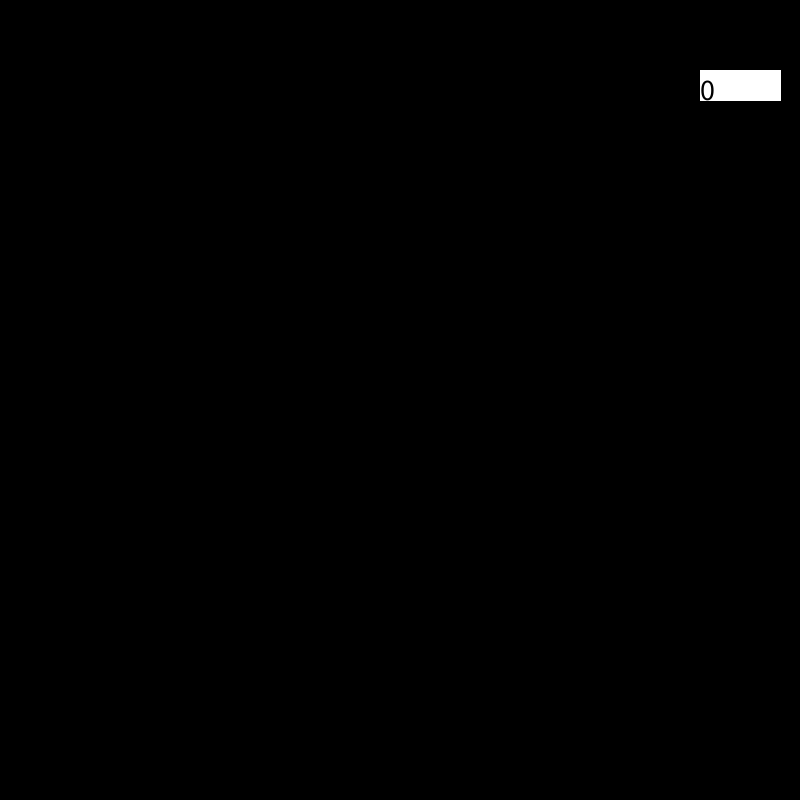
Frame 1 (no input)
Frame 60 (the mouse pressed at the canvas centre just before this capture): identical to frame 1, image omitted
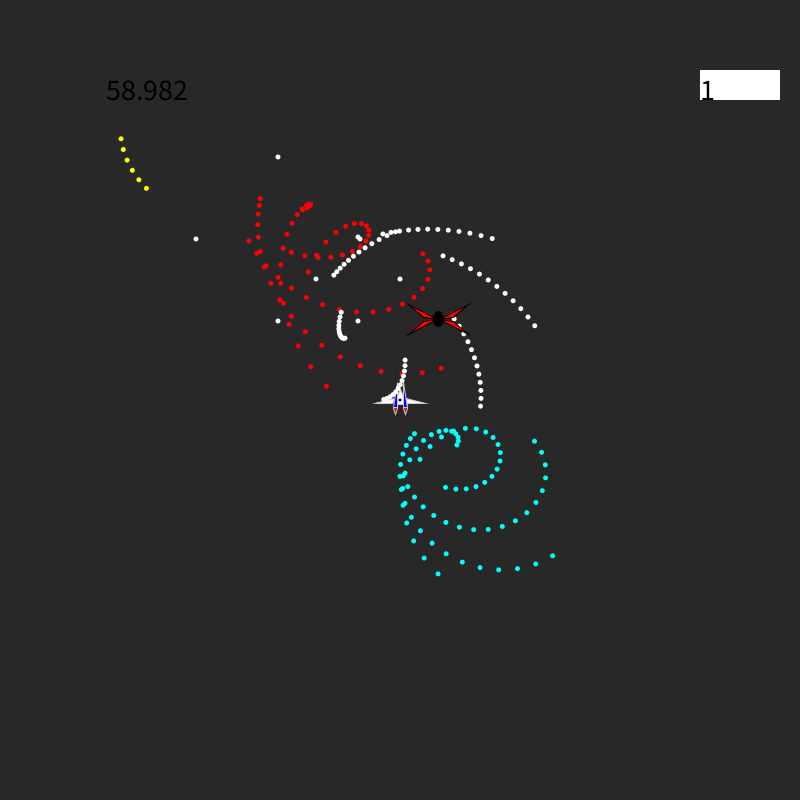
Frame 120 (the mouse held since frame 60 and released just before this capture)

The Processing sketch that drew these frames (run headless with seeded random() and noise(); from frame 60 on, the mouse is pressed at the canvas centre):

// Processing sketch: sketch_danmaku
// ── sketch_danmaku.pde
float bx = 200;
float by = 200;
float bxx = 2;
float byy = 1;

ArrayList zn = new ArrayList();

int time = 0;

float x = 400;
float y = 400;
float xx = 10;
float yy = 0;

void setup()
{
  size(800, 800);
  background(0);
  noCursor();
  stroke(255);
}

void draw()
{
  if (time != 0)
  {
    time++;
    background(40);
    if (bx < 200 || bx > 600)
    {
      byy = bxx;
      bx -= bxx * 2;
      bxx = 0;
    }
    if (by < 200 || by > 600)
    {
      bxx = -byy;
      by -= byy * 2;
      byy = 0;
    }
    bx += bxx;
    by += byy;
    
    s1(bx, by, 270, time % 20, 4, 1, 6, 2);
    s2(100, 100, time, ((time / 18) % 8) % 5, 4, 12, 0, 8, -3, 50, bx, by);
    s2(bx, by, time, (time / 18) % 5, 4, 12, 3, 8, -3, 50, mouseX, mouseY);
    s3(bx, by, time, (time / 50) % 2, 6, 4, 6, -3, 100);
    s2(700, 700, time, ((time / 18) % 8 - 4) % 5, 4, 12, 1, 8, -3, 50, bx, by);
    s2(700, 100, time, ((time / 18) % 8 - 6) % 5, 4, 12, 2, 8, -3, 50, bx, by);
    s2(100, 100, time, (time / 6) % 48 - 6, 1, 12, 5, 5, -1, 50, mouseX, mouseY);
    s2(700, 100, time, (time / 6) % 48 - 18, 1, 12, 5, 5, -1, 50, mouseX, mouseY);
    s2(700, 700, time, (time / 6) % 48 - 30, 1, 12, 5, 5, -1, 50, mouseX, mouseY);
    s2(100, 700, time, (time / 6) % 48 - 42, 1, 12, 5, 5, -1, 50, mouseX, mouseY);
    ziki(mouseX, mouseY);
    for (int i = 0; i < zn.size(); i++)
    {
      En e = (En)zn.get(i);
      e.en();
    }
    for (int i = 0; i < zn.size(); i++)
    {
      En e = (En)zn.get(i);
      e.en_c(i);
    }
    boss(bx, by);
  } else
  {
    background(0);
  }
  fill(255);
  rect(700,70,80,30);
  fill(0);
  textSize(30);
  text(frameRate, 100, 100);
  text(time / 60, 700, 100);
}

void mousePressed()
{
  if (time == 0)
  {
    time = 1;
  } else 
  {
    time = 0;
    zn.clear();
    background(0);
  }
}

// ── color.pde
void col(float a)
{
  switch(int(a))
  {
  case 0:
    fill(255, 0, 0);
    break;
  case 1:
    fill(255, 0, 255);
    break;
  case 2:
    fill(100, 100, 255);
    break;
  case 3:
    fill(0, 255, 255);
    break;
  case 4:
    fill(0, 255, 0);
    break;
  case 5:
    fill(255, 255, 0);
    break;
  case 6:
    fill(255, 255, 255);
    break;
  }
}
// ── form.pde
void ziki(float x, float y)
{
  stroke(200, 200, 200);
  fill(255, 0, 0);
  quad(x - 5, y + 2, x - 3, y + 8, x - 5, y + 14, x - 7, y + 8);
  quad(x + 5, y + 2, x + 3, y + 8, x + 5, y + 14, x + 7, y + 8);
  fill(255, 255, 255);
  triangle(x - 5, y - 2, x - 25, y + 3, x - 7, y + 3);
  triangle(x + 5, y - 2, x + 25, y + 3, x + 7, y + 3);
  triangle(x, y - 11, x + 7, y + 4, x - 6, y + 4);
  fill(0, 0, 255);
  triangle(x - 3, y - 18, x - 3, y + 7, x - 7, y + 7);
  triangle(x + 3, y - 18, x + 3, y + 7, x + 7, y + 7);
  fill(0, 0, 0);
  noStroke();
  ellipse(x, y, 3, 3);
}

void boss(float a, float b)
{
  if (bx < 30 || bx > 770)
  {
    bxx = -bxx;
  }
  bx += bxx;
  by += byy;
  stroke(0, 0, 0);
  fill(255, 0, 0);
  triangle(a - 1, b, a - 15, b - 2, a - 30, b - 15);
  triangle(a + 1, b, a + 15, b - 2, a + 30, b - 15);
  triangle(a - 1, b, a - 15, b + 2, a - 30, b + 15);
  triangle(a + 1, b, a + 15, b + 2, a + 30, b + 15);
  fill(0, 0, 0);
  ellipse(a, b, 10, 15);
  noStroke();
}
// ── syurui.pde
class En 
{
  float x, y, xx, yy, cc;

  En(float a, float b, float aa, float bb, float c)
  {
    x = a;
    y = b;
    xx = aa;
    yy = bb;
    cc = c;
  }

  void en()
  {
    x += xx;
    y += yy;
    col(cc);
    ellipse(x, y, 5, 5);
    if ((mouseX - x) * (mouseX - x) + (mouseY - y) * (mouseY - y) < 16)
    {
      //time = 0;
      //zn.clear();
    }
  }
  void en_c(int i) {
    if (x < -5 || x > 805 || y < -5 || y > 805)
    {
      zn.remove(i);
    }
  }
}

void s1(float x, float y, int time, int t, float k, float z, float cc, float d)//x座標、y座標、基準時間、間隔、本数、回転速度、色、速さ
{
  if (t == 1)
  {
    for (int i = 0; i < k; i++)
    {
      float xc = cos(radians(time * z + i * (360 / k))) * d;
      float yd = sin(radians(time * z + i * (360 / k))) * d;
      zn.add(new En(x, y, xc, yd, cc));
    }
  }
}

void s2(float x, float y, int time, int t, float k, float z, float cc, float d1, float d2, float e, float xy, float yx)//x座標、y座標、基準時間、間隔、本数、回転速度、色、速さ、広がる速さ、半径
{
  if (t == 1)
  {
    for (int i = 0; i < k; i++)
    {
      float xa = x + cos(radians(time * z + i * (360 / k))) * e;
      float yb = y + sin(radians(time * z + i * (360 / k))) * e;
      float xc = ((xy - x) / sqrt(sq(xy - x) + sq(yx - y))) * d1 + cos(radians(time * z + i * (360 / k))) * d2;
      float yd = ((yx - y) / sqrt(sq(xy - x) + sq(yx - y))) * d1 + sin(radians(time * z + i * (360 / k))) * d2;
      zn.add(new En(xa, yb, xc, yd, cc));
    }
  }
}

void s3(float x, float y, int time, int t, float k, float z, float cc, float d2, float e)//x座標、y座標、基準時間、間隔、本数、回転速度、色、広がる速さ、半径
{
  if (t == 1)
  {
    for (int i = 0; i < k; i++)
    {
      float xa = x + cos(radians(time * z + i * (360 / k))) * e;
      float yb = y + sin(radians(time * z + i * (360 / k))) * e;
      float xc =  cos(radians(time * z + i * (360 / k))) * d2;
      float yd =  sin(radians(time * z + i * (360 / k))) * d2;
      zn.add(new En(xa, yb, xc, yd, cc));
    }
  }
}
